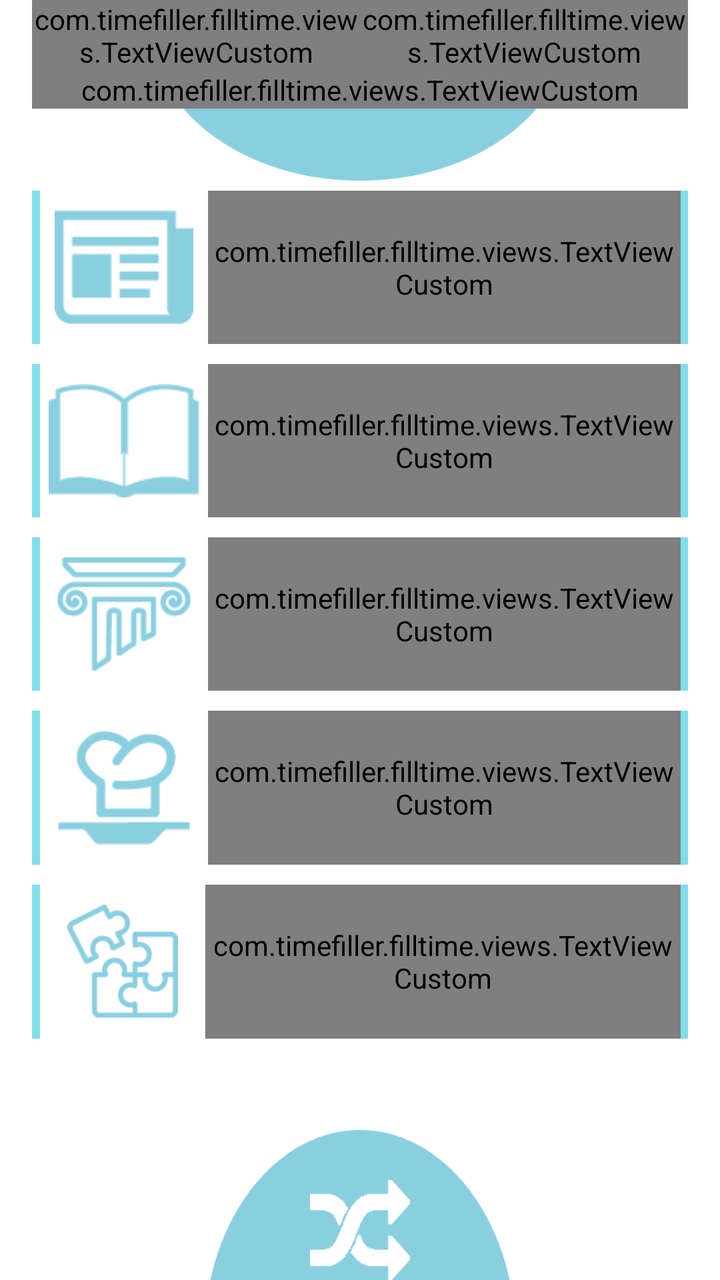
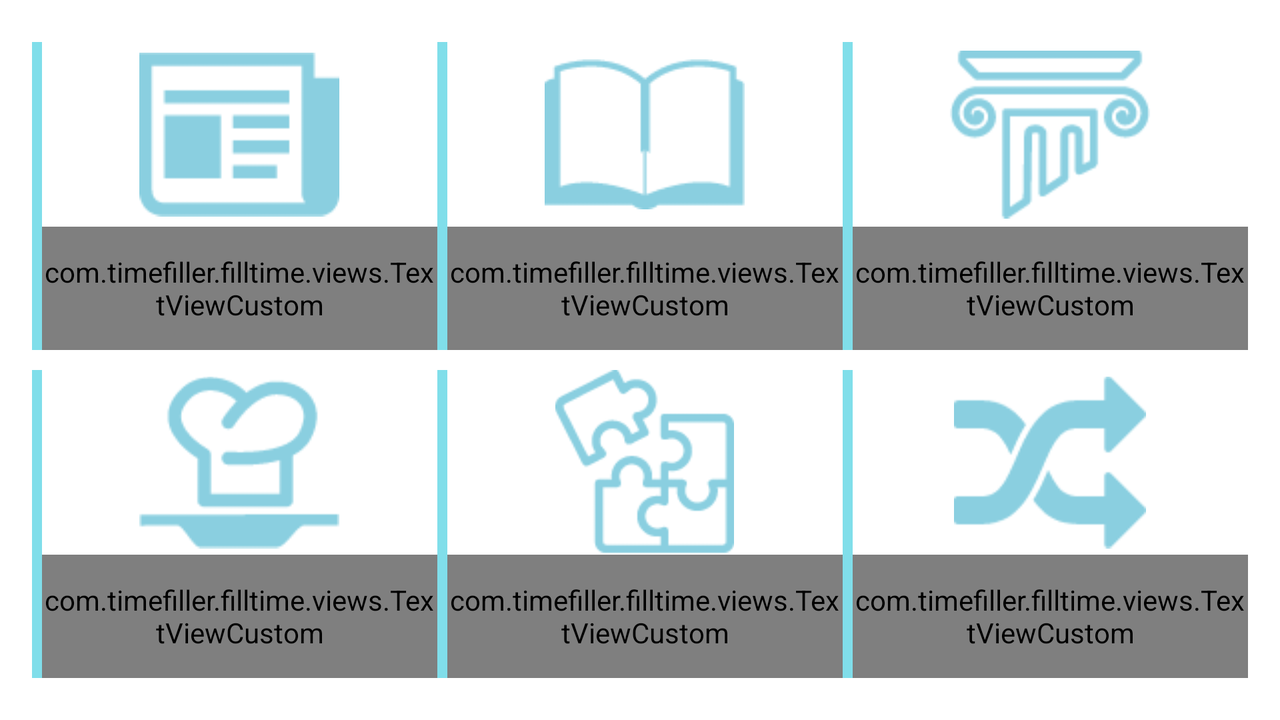

An Android layout and its configuration variant, each rendered on a device that would load it. The default file and the variant file are quoted in full after the pictures.
<!-- AndroidManifest.xml: application theme AppTheme -->
<!-- res/layout/activity_menu.xml -->
<?xml version="1.0" encoding="utf-8"?>
<LinearLayout xmlns:android="http://schemas.android.com/apk/res/android"
    xmlns:tools="http://schemas.android.com/tools"
    android:layout_width="match_parent"
    android:layout_height="match_parent"
    android:background="@color/white"
    android:orientation="vertical"
    android:paddingLeft="@dimen/activity_horizontal_margin"
    android:paddingRight="@dimen/activity_horizontal_margin"
    tools:context="com.timefiller.filltime.MenuActivity">

    <include layout="@layout/header"/>


    <LinearLayout
        android:id="@+id/btn_news"
        android:layout_width="match_parent"
        android:layout_height="0dp"
        android:layout_marginBottom="5dp"
        android:layout_marginTop="5dp"
        android:layout_weight="1"
        android:background="@drawable/menu_btn_selector"
        android:onClick="onMenuItemClick"
        android:orientation="horizontal">

        <View
            android:layout_width="5dp"
            android:layout_height="match_parent"
            android:layout_weight="0.2"
            android:background="@color/cyan_200" />

        <ImageView
            android:id="@+id/img_news"
            android:layout_width="wrap_content"
            android:layout_height="wrap_content"
            android:layout_marginBottom="10dp"
            android:layout_marginTop="10dp"
            android:layout_weight="3"
            android:src="@drawable/news" />

        <com.timefiller.filltime.views.TextViewCustom
            android:layout_width="wrap_content"
            android:layout_height="match_parent"
            android:layout_weight="8"
            android:gravity="center_vertical"
            android:text="@string/news"
            android:textColor="@color/cyan_200"
            android:textSize="32sp"
            android:textStyle="bold" />

        <View
            android:layout_width="5dp"
            android:layout_height="match_parent"
            android:layout_weight="0.2"
            android:background="@color/cyan_200"></View>
    </LinearLayout>

    <LinearLayout
        android:id="@+id/btn_read"
        android:layout_width="match_parent"
        android:layout_height="0dp"
        android:layout_marginBottom="5dp"
        android:layout_marginTop="5dp"
        android:layout_weight="1"
        android:background="@drawable/menu_btn_selector"
        android:onClick="onMenuItemClick"
        android:orientation="horizontal">

        <View
            android:layout_width="5dp"
            android:layout_height="match_parent"
            android:layout_weight="0.2"
            android:background="@color/cyan_200"></View>

        <ImageView
            android:id="@+id/img_read"
            android:layout_width="wrap_content"
            android:layout_height="wrap_content"
            android:layout_marginBottom="10dp"

            android:layout_marginTop="10dp"
            android:layout_weight="3"
            android:src="@drawable/book" />

        <com.timefiller.filltime.views.TextViewCustom
            android:layout_width="wrap_content"
            android:layout_height="match_parent"
            android:layout_weight="8"
            android:gravity="center_vertical"
            android:text="@string/readings"
            android:textColor="@color/cyan_200"
            android:textSize="32sp"
            android:textStyle="bold" />

        <View
            android:layout_width="5dp"
            android:layout_height="match_parent"
            android:layout_weight="0.2"
            android:background="@color/cyan_200"></View>
    </LinearLayout>

    <LinearLayout
        android:id="@+id/btn_culture"
        android:layout_width="match_parent"
        android:layout_height="0dp"
        android:layout_marginBottom="5dp"
        android:layout_marginTop="5dp"
        android:layout_weight="1"
        android:background="@drawable/menu_btn_selector"
        android:onClick="onMenuItemClick"
        android:orientation="horizontal">

        <View
            android:layout_width="5dp"
            android:layout_height="match_parent"
            android:layout_weight="0.2"
            android:background="@color/cyan_200"></View>

        <ImageView
            android:id="@+id/img_culture"
            android:layout_width="wrap_content"
            android:layout_height="wrap_content"
            android:layout_marginBottom="10dp"

            android:layout_marginTop="10dp"
            android:layout_weight="3"
            android:src="@drawable/culture" />

        <com.timefiller.filltime.views.TextViewCustom
            android:layout_width="wrap_content"
            android:layout_height="match_parent"
            android:layout_weight="8"
            android:gravity="center_vertical"
            android:text="@string/culture"
            android:textColor="@color/cyan_200"
            android:textSize="32sp"
            android:textStyle="bold" />

        <View
            android:layout_width="5dp"
            android:layout_height="match_parent"
            android:layout_weight="0.2"
            android:background="@color/cyan_200"></View>
    </LinearLayout>

    <LinearLayout
        android:id="@+id/btn_food"
        android:layout_width="match_parent"
        android:layout_height="0dp"
        android:layout_marginBottom="5dp"
        android:layout_marginTop="5dp"
        android:layout_weight="1"
        android:background="@drawable/menu_btn_selector"
        android:onClick="onMenuItemClick"
        android:orientation="horizontal">

        <View
            android:layout_width="5dp"
            android:layout_height="match_parent"
            android:layout_weight="0.2"
            android:background="@color/cyan_200"></View>

        <ImageView
            android:id="@+id/img_food"
            android:layout_width="wrap_content"
            android:layout_height="wrap_content"
            android:layout_marginBottom="10dp"

            android:layout_marginTop="10dp"
            android:layout_weight="3"
            android:src="@drawable/food" />

        <com.timefiller.filltime.views.TextViewCustom
            android:layout_width="wrap_content"
            android:layout_height="match_parent"
            android:layout_weight="8"
            android:gravity="center_vertical"
            android:text="@string/food"
            android:textColor="@color/cyan_200"
            android:textSize="32sp"
            android:textStyle="bold" />

        <View
            android:layout_width="5dp"
            android:layout_height="match_parent"
            android:layout_weight="0.2"
            android:background="@color/cyan_200"></View>
    </LinearLayout>

    <LinearLayout
        android:id="@+id/btn_game"
        android:layout_width="match_parent"
        android:layout_height="0dp"
        android:layout_marginBottom="5dp"
        android:layout_marginTop="5dp"
        android:layout_weight="1"
        android:background="@drawable/menu_btn_selector"
        android:onClick="onMenuItemClick"
        android:orientation="horizontal">

        <View
            android:layout_width="5dp"
            android:layout_height="match_parent"
            android:layout_weight="0.2"
            android:background="@color/cyan_200"></View>

        <ImageView
            android:id="@+id/img_game"
            android:layout_width="wrap_content"
            android:layout_height="wrap_content"
            android:layout_marginBottom="10dp"

            android:layout_marginTop="10dp"
            android:layout_weight="3"
            android:src="@drawable/games" />

        <com.timefiller.filltime.views.TextViewCustom
            android:layout_width="wrap_content"
            android:layout_height="match_parent"
            android:layout_weight="8"
            android:gravity="center_vertical"
            android:text="@string/game"
            android:textColor="@color/cyan_200"
            android:textSize="32sp"
            android:textStyle="bold" />

        <View
            android:layout_width="5dp"
            android:layout_height="match_parent"
            android:layout_weight="0.2"
            android:background="@color/cyan_200"></View>
    </LinearLayout>
    
    <RelativeLayout
        android:layout_width="match_parent"
        android:layout_height="0dp"
        android:layout_weight="1.5">

        <View
            android:layout_width="150dp"
            android:layout_height="75dp"
            android:layout_alignParentBottom="true"
            android:layout_centerHorizontal="true"
            android:background="@drawable/circle_half_menu" />

        <View
            android:id="@+id/img_random"
            android:layout_width="50dp"
            android:layout_height="50dp"
            android:layout_alignParentBottom="true"
            android:layout_centerHorizontal="true"
            android:background="@drawable/random_white" />

    </RelativeLayout>

</LinearLayout>
<!-- res/layout/header.xml (included above) -->
<?xml version="1.0" encoding="utf-8"?>
<LinearLayout xmlns:android="http://schemas.android.com/apk/res/android"
    android:layout_width="match_parent"
    android:layout_height="wrap_content"
    android:orientation="vertical">

    <LinearLayout
        android:layout_width="match_parent"
        android:layout_height="wrap_content"
        android:background="@color/cyan_200"
        android:orientation="horizontal">

        <com.timefiller.filltime.views.TextViewCustom
            android:layout_width="wrap_content"
            android:layout_height="wrap_content"
            android:layout_weight="1"
            android:gravity="right|center_vertical"

            android:text="@string/header_title_fill"
            android:textColor="@color/white"
            android:textSize="32sp"
            android:textStyle="bold" />

        <com.timefiller.filltime.views.TextViewCustom
            android:layout_width="wrap_content"
            android:layout_height="wrap_content"
            android:layout_weight="1"
            android:gravity="left|center_vertical"
            android:text="@string/header_title_time"
            android:textColor="@color/white"
            android:textSize="32sp"
            android:textStyle="normal" />
    </LinearLayout>


    <RelativeLayout
        android:layout_width="match_parent"
        android:layout_height="wrap_content">

        <View
            android:layout_width="200dp"
            android:layout_height="55dp"
            android:layout_centerHorizontal="true"
            android:background="@drawable/circle_half_menu_top" />

        <com.timefiller.filltime.views.TextViewCustom
            android:id="@+id/minutes_header"
            android:layout_width="match_parent"
            android:layout_height="wrap_content"
            android:gravity="center_horizontal"
            android:text="15'"
            android:textColor="@color/white"
            android:textSize="35sp" />
    </RelativeLayout>

</LinearLayout>
<!-- resources referenced by this layout -->
<resources>
  <color name="cyan_200">#80deea</color>
  <color name="white">#FFFFFF</color>
  <dimen name="activity_horizontal_margin">16dp</dimen>
  <!-- drawable book: png bitmap (drawable, 1023 bytes) -->
  <!-- drawable circle_half_menu: png bitmap (drawable, 4710 bytes) -->
  <!-- drawable circle_half_menu_top: png bitmap (drawable, 4190 bytes) -->
  <!-- drawable culture: png bitmap (drawable, 1760 bytes) -->
  <!-- drawable food: png bitmap (drawable, 1527 bytes) -->
  <!-- drawable games: png bitmap (drawable, 2346 bytes) -->
  <!-- drawable menu_btn_selector (drawable) -->
  <?xml version="1.0" encoding="utf-8"?>
  <selector xmlns:android="http://schemas.android.com/apk/res/android">
      <item android:drawable="@color/cyan_200" android:state_selected="true"></item>
      <item android:drawable="@color/cyan_500" android:state_pressed="true"></item>
      <item android:drawable="@android:color/white"></item>
  
  </selector>
  <!-- drawable news: png bitmap (drawable, 682 bytes) -->
  <!-- drawable random_white: png bitmap (drawable, 690 bytes) -->
  <string name="culture">CULTURE</string>
  <string name="food">FOOD</string>
  <string name="game">GAME</string>
  <string name="header_title_fill">FILL</string>
  <string name="header_title_time">TIME</string>
  <string name="news">NEWS</string>
  <string name="readings">READINGS</string>
  <style name="AppTheme" parent="Theme.AppCompat.Light.DarkActionBar">
          
          <item name="colorPrimary">@color/cyan_200</item>
          <item name="colorPrimaryDark">@color/cyan_200</item>
          <item name="colorAccent">@color/colorAccent</item>
          <item name="windowActionBar">false</item>
          <item name="windowNoTitle">true</item>
      </style>
  <color name="cyan_500">#00bcd4</color>
  <color name="colorAccent">#FF4081</color>
</resources>
<!-- res/layout-land/activity_menu.xml (the repository's variant of the layout above) -->
<!-- drawn on the phone turned sideways -->
<?xml version="1.0" encoding="utf-8"?>
<LinearLayout xmlns:android="http://schemas.android.com/apk/res/android"
    xmlns:tools="http://schemas.android.com/tools"
    android:layout_width="match_parent"
    android:layout_height="match_parent"
    android:background="@color/white"
    android:orientation="vertical"
    android:paddingBottom="@dimen/activity_vertical_margin"
    android:paddingLeft="@dimen/activity_horizontal_margin"
    android:paddingRight="@dimen/activity_horizontal_margin"
    android:paddingTop="@dimen/activity_vertical_margin"
    tools:context="com.timefiller.filltime.MenuActivity">

    <LinearLayout
        android:layout_width="match_parent"
        android:layout_height="0dp"
        android:layout_weight="1"
        android:orientation="horizontal">

        <LinearLayout
            android:id="@+id/btn_news"
            android:layout_width="0dp"
            android:layout_height="match_parent"
            android:layout_marginBottom="5dp"
            android:layout_marginTop="5dp"
            android:layout_weight="1"
            android:background="@drawable/menu_btn_selector"
            android:onClick="onMenuItemClick"
            android:orientation="horizontal">

            <View
                android:layout_width="5dp"
                android:layout_height="match_parent"
                android:layout_weight="0.2"
                android:background="@color/cyan_200"></View>

            <LinearLayout
                android:layout_width="wrap_content"
                android:layout_height="match_parent"
                android:layout_weight="11"
                android:orientation="vertical">

                <ImageView
                    android:id="@+id/img_news"
                    android:layout_width="wrap_content"
                    android:layout_height="0dp"
                    android:layout_weight="3"
                    android:layout_gravity="center_horizontal"
                    android:src="@drawable/news" />

                <com.timefiller.filltime.views.TextViewCustom
                    android:layout_width="wrap_content"
                    android:layout_height="0dp"
                    android:layout_weight="2"
                    android:layout_gravity="center_horizontal"
                    android:gravity="center_vertical"
                    android:text="@string/news"
                    android:textColor="@color/cyan_200"
                    android:textSize="32sp"
                    android:textStyle="bold" />
            </LinearLayout>


        </LinearLayout>

        <LinearLayout
            android:id="@+id/btn_read"
            android:layout_width="0dp"
            android:layout_height="match_parent"
            android:layout_marginBottom="5dp"
            android:layout_marginTop="5dp"
            android:layout_weight="1"
            android:background="@drawable/menu_btn_selector"
            android:onClick="onMenuItemClick"
            android:orientation="horizontal">

            <View
                android:layout_width="5dp"
                android:layout_height="match_parent"
                android:layout_weight="0.2"
                android:background="@color/cyan_200"></View>

            <LinearLayout
                android:layout_width="wrap_content"
                android:layout_height="match_parent"
                android:layout_weight="11"
                android:orientation="vertical">

                <ImageView
                    android:id="@+id/img_read"
                    android:layout_width="wrap_content"
                    android:layout_height="0dp"
                    android:layout_weight="3"
                    android:layout_gravity="center_horizontal"
                    android:src="@drawable/book" />

                <com.timefiller.filltime.views.TextViewCustom
                    android:layout_width="wrap_content"
                    android:layout_height="0dp"
                    android:layout_weight="2"
                    android:layout_gravity="center_horizontal"
                    android:gravity="center_vertical"
                    android:text="@string/readings"
                    android:textColor="@color/cyan_200"
                    android:textSize="32sp"
                    android:textStyle="bold" />
            </LinearLayout>


        </LinearLayout>

        <LinearLayout
            android:id="@+id/btn_culture"
            android:layout_width="0dp"
            android:layout_height="match_parent"
            android:layout_marginBottom="5dp"
            android:layout_marginTop="5dp"
            android:layout_weight="1"
            android:background="@drawable/menu_btn_selector"
            android:onClick="onMenuItemClick"
            android:orientation="horizontal">

            <View
                android:layout_width="5dp"
                android:layout_height="match_parent"
                android:layout_weight="0.2"
                android:background="@color/cyan_200"></View>

            <LinearLayout
                android:layout_width="wrap_content"
                android:layout_height="match_parent"
                android:layout_weight="11"
                android:orientation="vertical">

                <ImageView
                    android:id="@+id/img_culture"
                    android:layout_width="wrap_content"
                    android:layout_height="0dp"
                    android:layout_weight="3"
                    android:layout_gravity="center_horizontal"
                    android:src="@drawable/culture" />

                <com.timefiller.filltime.views.TextViewCustom
                    android:layout_width="wrap_content"
                    android:layout_height="0dp"
                    android:layout_weight="2"
                    android:layout_gravity="center_horizontal"
                    android:gravity="center_vertical"
                    android:text="@string/culture"
                    android:textColor="@color/cyan_200"
                    android:textSize="32sp"
                    android:textStyle="bold" />
            </LinearLayout>

        </LinearLayout>
    </LinearLayout>

    <LinearLayout
        android:layout_width="match_parent"
        android:layout_height="0dp"
        android:layout_weight="1"
        android:orientation="horizontal">

        <LinearLayout
            android:id="@+id/btn_food"
            android:layout_width="0dp"
            android:layout_height="match_parent"
            android:layout_marginBottom="5dp"
            android:layout_marginTop="5dp"
            android:layout_weight="1"
            android:background="@drawable/menu_btn_selector"
            android:onClick="onMenuItemClick"
            android:orientation="horizontal">

            <View
                android:layout_width="5dp"
                android:layout_height="match_parent"
                android:layout_weight="0.2"
                android:background="@color/cyan_200"></View>

            <LinearLayout
                android:layout_width="wrap_content"
                android:layout_height="match_parent"
                android:layout_weight="11"
                android:orientation="vertical">

                <ImageView
                    android:id="@+id/img_food"
                    android:layout_width="wrap_content"
                    android:layout_height="0dp"
                    android:layout_weight="3"
                    android:layout_gravity="center_horizontal"
                    android:src="@drawable/food" />

                <com.timefiller.filltime.views.TextViewCustom
                    android:layout_width="wrap_content"
                    android:layout_height="0dp"
                    android:layout_weight="2"
                    android:layout_gravity="center_horizontal"
                    android:gravity="center_vertical"
                    android:text="@string/food"
                    android:textColor="@color/cyan_200"
                    android:textSize="32sp"
                    android:textStyle="bold" />
            </LinearLayout>


        </LinearLayout>

        <LinearLayout
            android:id="@+id/btn_game"
            android:layout_width="0dp"
            android:layout_height="match_parent"
            android:layout_marginBottom="5dp"
            android:layout_marginTop="5dp"
            android:layout_weight="1"
            android:background="@drawable/menu_btn_selector"
            android:onClick="onMenuItemClick"
            android:orientation="horizontal">

            <View
                android:layout_width="5dp"
                android:layout_height="match_parent"
                android:layout_weight="0.2"
                android:background="@color/cyan_200"></View>

            <LinearLayout
                android:layout_width="wrap_content"
                android:layout_height="match_parent"
                android:layout_weight="11"
                android:orientation="vertical">

                <ImageView
                    android:id="@+id/img_game"
                    android:layout_width="wrap_content"
                    android:layout_height="0dp"
                    android:layout_weight="3"
                    android:layout_gravity="center_horizontal"
                    android:src="@drawable/games" />

                <com.timefiller.filltime.views.TextViewCustom
                    android:layout_width="wrap_content"
                    android:layout_height="0dp"
                    android:layout_weight="2"
                    android:layout_gravity="center_horizontal"
                    android:gravity="center_vertical"
                    android:text="@string/game"
                    android:textColor="@color/cyan_200"
                    android:textSize="32sp"
                    android:textStyle="bold" />
            </LinearLayout>

        </LinearLayout>

        <LinearLayout
            android:id="@+id/btn_random"
            android:layout_width="0dp"
            android:layout_height="match_parent"
            android:layout_marginBottom="5dp"
            android:layout_marginTop="5dp"
            android:layout_weight="1"
            android:background="@drawable/menu_btn_selector"
            android:onClick="onMenuItemClick"
            android:orientation="horizontal">

            <View
                android:layout_width="5dp"
                android:layout_height="match_parent"
                android:layout_weight="0.2"
                android:background="@color/cyan_200"></View>

            <LinearLayout
                android:layout_width="wrap_content"
                android:layout_height="match_parent"
                android:layout_weight="11"
                android:orientation="vertical">

                <ImageView
                    android:id="@+id/img_random"
                    android:layout_width="wrap_content"
                    android:layout_height="0dp"
                    android:layout_weight="3"
                    android:layout_gravity="center_horizontal"
                    android:src="@drawable/random" />

                <com.timefiller.filltime.views.TextViewCustom
                    android:layout_width="wrap_content"
                    android:layout_height="0dp"
                    android:layout_weight="2"
                    android:layout_gravity="center_horizontal"
                    android:gravity="center_vertical"
                    android:text="@string/random"
                    android:textColor="@color/cyan_200"
                    android:textSize="32sp"
                    android:textStyle="bold" />
            </LinearLayout>

        </LinearLayout>
    </LinearLayout>

</LinearLayout>
<!-- resources referenced by the variant -->
<!-- as the phone turned sideways resolves them -->
<resources>
  <color name="cyan_200">#80deea</color>
  <color name="white">#FFFFFF</color>
  <dimen name="activity_horizontal_margin">16dp</dimen>
  <dimen name="activity_vertical_margin">16dp</dimen>
  <!-- drawable book: png bitmap (drawable, 1023 bytes) -->
  <!-- drawable culture: png bitmap (drawable, 1760 bytes) -->
  <!-- drawable food: png bitmap (drawable, 1527 bytes) -->
  <!-- drawable games: png bitmap (drawable, 2346 bytes) -->
  <!-- drawable menu_btn_selector (drawable) -->
  <?xml version="1.0" encoding="utf-8"?>
  <selector xmlns:android="http://schemas.android.com/apk/res/android">
      <item android:drawable="@color/cyan_200" android:state_selected="true"></item>
      <item android:drawable="@color/cyan_500" android:state_pressed="true"></item>
      <item android:drawable="@android:color/white"></item>
  
  </selector>
  <!-- drawable news: png bitmap (drawable, 682 bytes) -->
  <!-- drawable random: png bitmap (drawable, 1428 bytes) -->
  <string name="culture">CULTURE</string>
  <string name="food">FOOD</string>
  <string name="game">GAME</string>
  <string name="news">NEWS</string>
  <string name="random">RANDOM</string>
  <string name="readings">READINGS</string>
  <style name="AppTheme" parent="Theme.AppCompat.Light.DarkActionBar">
          
          <item name="colorPrimary">@color/cyan_200</item>
          <item name="colorPrimaryDark">@color/cyan_200</item>
          <item name="colorAccent">@color/colorAccent</item>
          <item name="windowActionBar">false</item>
          <item name="windowNoTitle">true</item>
      </style>
  <color name="cyan_500">#00bcd4</color>
  <color name="colorAccent">#FF4081</color>
</resources>
